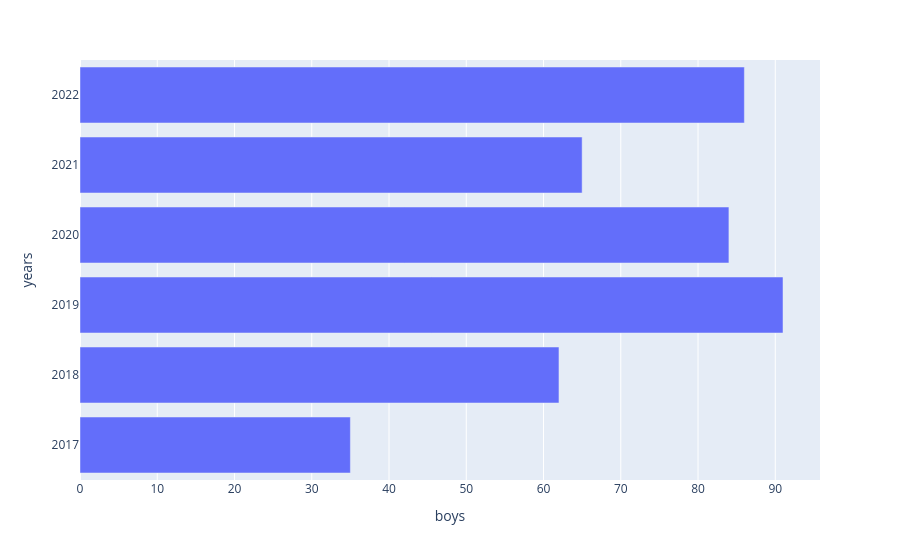

This figure's notebook cell:
### Markdown cell above
From vertical to horizontal presentation

### Code cell
fig = px.bar(df, x='boys', y='years', orientation='h')
fig.show()

### Figure 1 — Plotly figure (JSON) as saved in the notebook; plotly's stock layout.template omitted (floating-point values rounded to 4 significant figures)
{"data": [{"hovertemplate": "boys=%{x}<br>years=%{y}<extra></extra>", "legendgroup": "", "marker": {"color": "#636efa", "pattern": {"shape": ""}}, "name": "", "orientation": "h", "showlegend": false, "textposition": "auto", "type": "bar", "x": [35, 62, 91, 84, 65, 86], "xaxis": "x", "y": [2017, 2018, 2019, 2020, 2021, 2022], "yaxis": "y"}], "layout": {"barmode": "relative", "legend": {"tracegroupgap": 0}, "margin": {"t": 60}, "xaxis": {"anchor": "y", "domain": [0, 1], "title": {"text": "boys"}}, "yaxis": {"anchor": "x", "domain": [0, 1], "title": {"text": "years"}}}}
